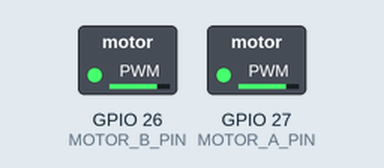
Recording of a sketch running on a simulated ESP32. On the bench: switched loads named in the sketch (green lamp = pin HIGH).

Above: at 0.05 s.
At 3.05 s:
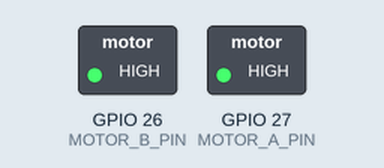
At 6.0 s:
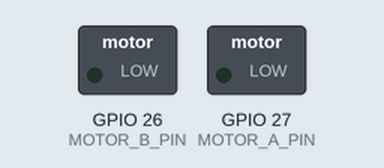
Timing chart, 0 to 7.8 s (numbered marks = the images above):
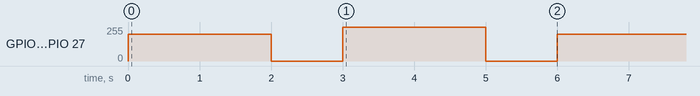

The sketch:

no_driver.ino
```cpp
const int MOTOR_A_PIN = 27;
const int MOTOR_B_PIN = 26;

void setup() {
  pinMode(MOTOR_A_PIN, OUTPUT);
  pinMode(MOTOR_B_PIN, OUTPUT);
}

void loop() {
  // Both motors on at partial speed
  analogWrite(MOTOR_A_PIN, 200); // 0-255
  analogWrite(MOTOR_B_PIN, 200);
  delay(2000);

  // Both motors off
  analogWrite(MOTOR_A_PIN, 0);
  analogWrite(MOTOR_B_PIN, 0);
  delay(1000);

  // Both motors at full speed
  analogWrite(MOTOR_A_PIN, 255);
  analogWrite(MOTOR_B_PIN, 255);
  delay(2000);

  // Off again
  analogWrite(MOTOR_A_PIN, 0);
  analogWrite(MOTOR_B_PIN, 0);
  delay(1000);
}
```

Measured:
- by itself, GPIO 26 (MOTOR_B_PIN), GPIO 27 (MOTOR_A_PIN): repeats every 6.0 s: 0/255 1.0 s, 255/255 2.0 s, 0/255 1.0 s, 200/255 2.0 s
